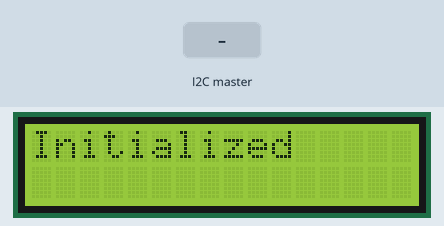
Simulated run of this sketch. Board: Arduino Uno, built with avr-gcc and run on an emulated ATmega328P. On the bench: 16×2 character LCD. The test bench sets the inputs (shaded band).

Above: at 1.1 s.
3.3 s: the I2C master sends the byte 1
At 3.9 s:
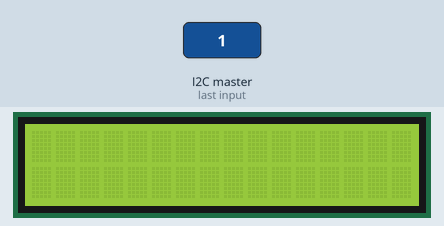
4.8 s: the I2C master sends the byte 2
6.3 s: the I2C master sends the byte 90
At 7.4 s:
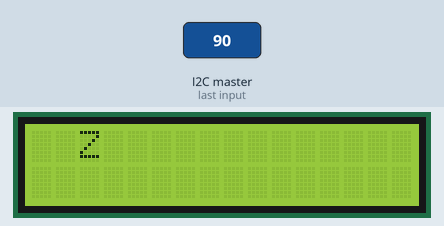
7.8 s: the I2C master sends the byte 200
At 8.5 s:
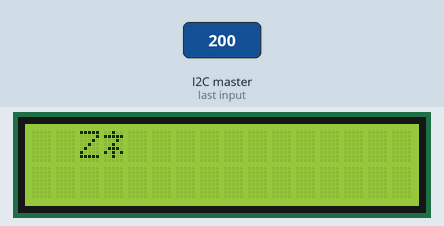
9.3 s: the I2C master sends the byte 1
10.8 s: the I2C master sends the byte 2
Timing chart, 0 to 13.3 s (numbered marks = the images above; inputs shaded):
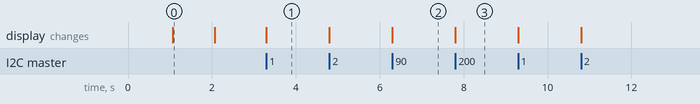

Measured:
- after the input at 6.3 s, the display: changes at once (image 2)
- after the input at 7.8 s, the display: changes at once (image 3)
- what the display in image 0 shows lasts 1.0 s, from 1.1 s to 2.1 s

The sketch:

Arduino_code_1.ino
```cpp
#include <Wire.h>
#include<LiquidCrystal.h>
#include<string.h>

#define SLAVE_ADDRESS 0x50
LiquidCrystal lcd( 12,11,5,4,3,2);
String inp;
int a;
void setup() {
  Wire.begin(SLAVE_ADDRESS); // Initialize the I2C bus as slave
  Wire.onReceive(receiveEvent); // Register a function to be called when data is received
  //Wire.onRequest(requestEvent); // Register a function to be called when data is requested
  lcd.begin(16,2);
  Serial.begin(9600); // Initialize serial communication for debugging
  lcd.clear();
  lcd.print("Initializing");
  delay(1000);
  lcd.clear();
  lcd.print("Initialized");
  delay(1000);
  lcd.clear();
}

void receiveEvent(int howMany) {
  inp="";
  a++;
  while (Wire.available()) {
    char c = Wire.read();
    if(c!='\0'){
      inp+=c;
    }
    if(a==17){
      lcd.clear();
      a=1;
    }
    //Serial.println(a);
    //lcd.print(c);
    //Serial.print(c); // Print the received data to the serial monitor
  }
  print_lcd();
}

void print_lcd(){

  //Serial.println(inp);
  lcd.print(inp);

}

void loop() {

}
```
